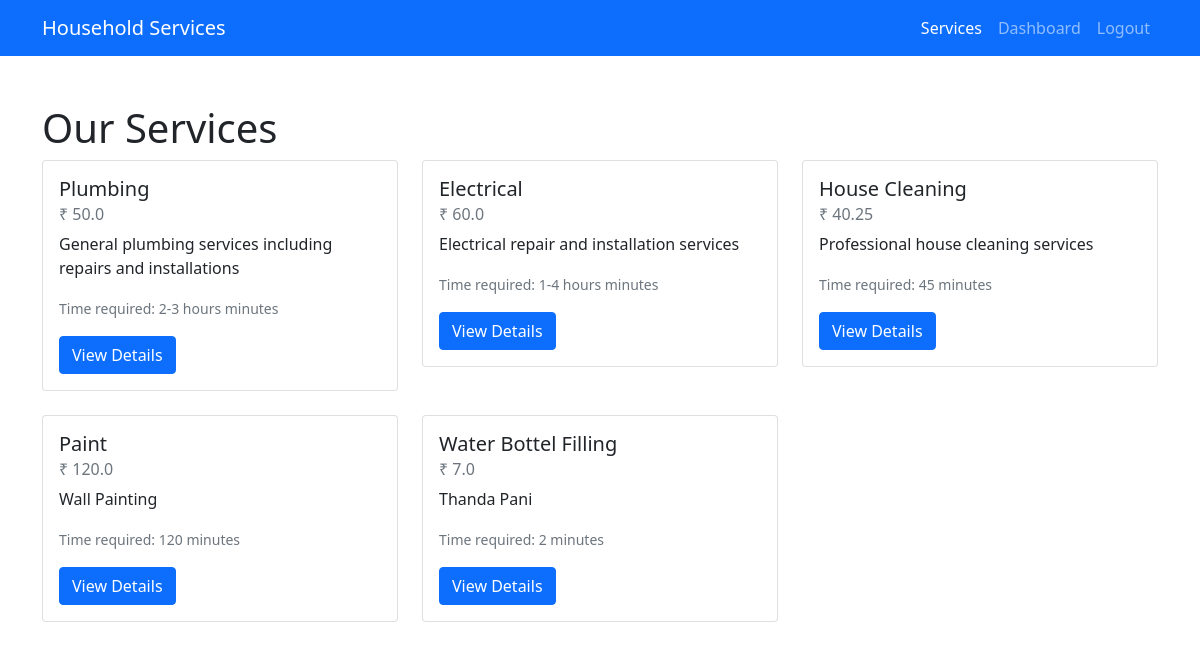
Page /services (signed in) on the committed database.
### models.py (models this page shows)
class Service(db.Model):
    __tablename__ = 'service'
    id = db.Column(db.Integer, primary_key=True)
    name = db.Column(db.String(100), nullable=False)
    price = db.Column(db.Float, nullable=False)
    description = db.Column(db.Text)
    time_required = db.Column(db.String(50))
    category = db.Column(db.String(50))
    image_url = db.Column(db.String(200))  # For service images
    is_active = db.Column(db.Boolean, default=True)  # To temporarily disable services
    created_at = db.Column(db.DateTime, default=datetime.utcnow)
    min_experience_required = db.Column(db.Integer, default=0)
    availability = db.Column(db.String(50), default='24/7')

### app.py (the view)
@app.route('/services')
def services():
    services = Service.query.all()
    return render_template('services.html', services=services)

### app.py (called while the page is built)
@login_manager.user_loader
def load_user(user_id):
    return db.session.get(User, int(user_id))

### templates/services.html (shortened to what this page needs)
<!DOCTYPE html>
<html lang="en">
<head>
  <link rel="stylesheet" href="https://cdn.jsdelivr.net/npm/bootstrap@5.1.3/dist/css/bootstrap.min.css">
</head>
<body>
  <nav class="navbar navbar-expand-lg navbar-dark bg-primary">
    <div class="container">
      <a class="navbar-brand" href="{{ url_for('index') }}">Household Services</a>
      <div class="collapse navbar-collapse" id="navbarNav">
        <ul class="navbar-nav ms-auto">
          <li class="nav-item">
            <a class="nav-link active" href="{{ url_for('services') }}">Services</a>
          </li>
          {% if current_user.is_authenticated %}
            <li class="nav-item">
              <a class="nav-link" href="{{ url_for('dashboard') }}">Dashboard</a>
            </li>
            <li class="nav-item">
              <a class="nav-link" href="{{ url_for('logout') }}">Logout</a>
            </li>
          {% endif %}
        </ul>
      </div>
    </div>
  </nav>
  <div class="container my-5">
    <h1>Our Services</h1>
    <div class="row">
      {% for service in services %}
        <div class="col-md-4 mb-4">
          <div class="card">
            <div class="card-body">
              <h5 class="card-title">{{ service.name }}</h5>
              <h6 class="card-subtitle mb-2 text-muted">₹ {{ service.price }}</h6>
              <p class="card-text">{{ service.description }}</p>
              <p class="card-text"><small class="text-muted">Time required: {{ service.time_required }} minutes</small></p>
              <a href="{{ url_for('service', service_id=service.id) }}" class="btn btn-primary">View Details</a>
            </div>
          </div>
        </div>
      {% endfor %}
    </div>
  </div>
</body>
</html>

### rows in the picture
Service: name "Plumbing", price "50.0", description "General plumbing services including repairs and installations", time_required "2-3 hours"
Service: name "Electrical", price "60.0", description "Electrical repair and installation services", time_required "1-4 hours"
Service: name "House Cleaning", price "40.25", description "Professional house cleaning services", time_required "45"
Service: name "Paint", price "120.0", description "Wall Painting", time_required "120"
Service: name "Water Bottel Filling", price "7.0", description "Thanda Pani", time_required "2"
